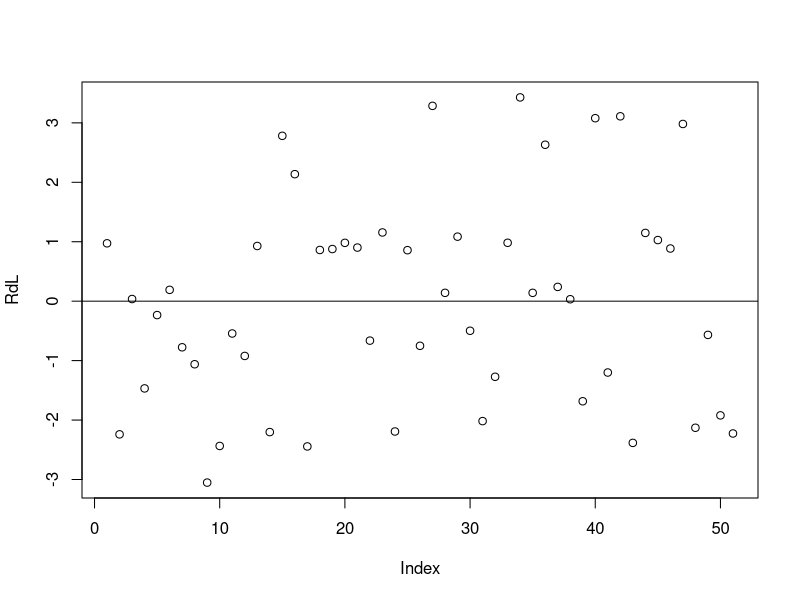
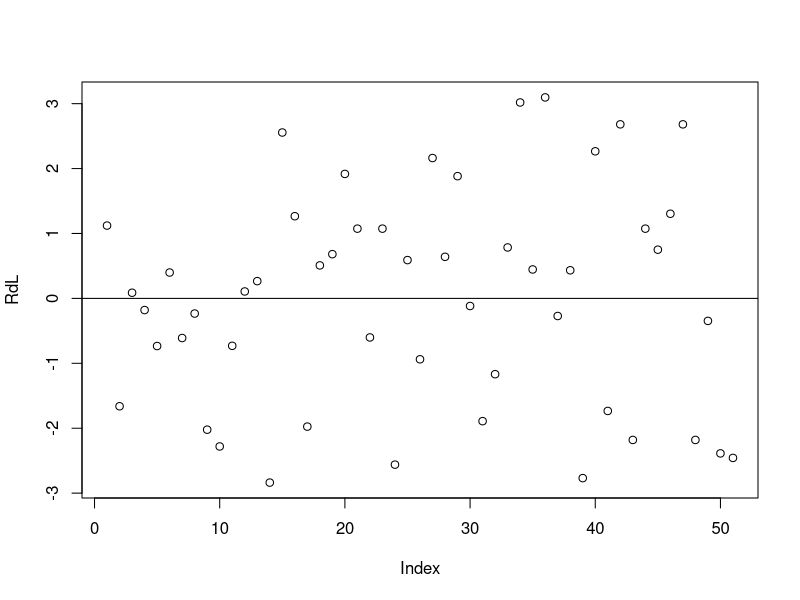
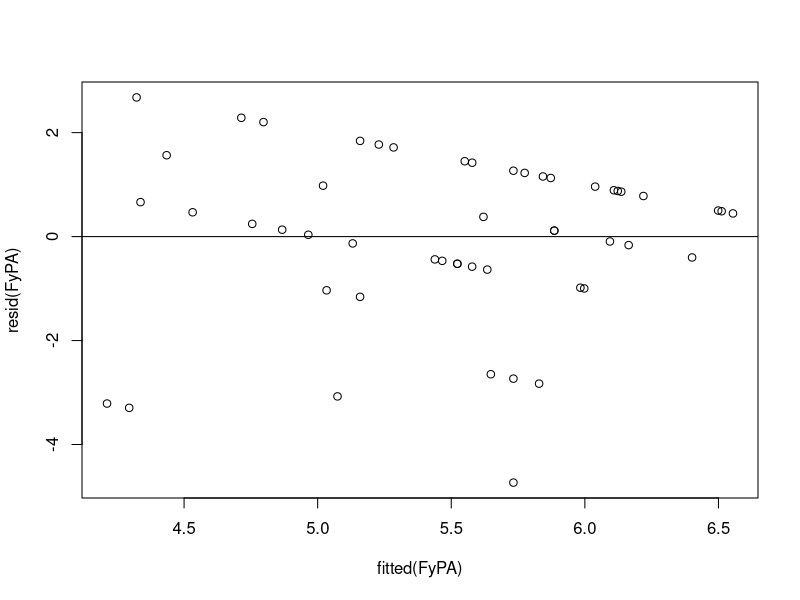
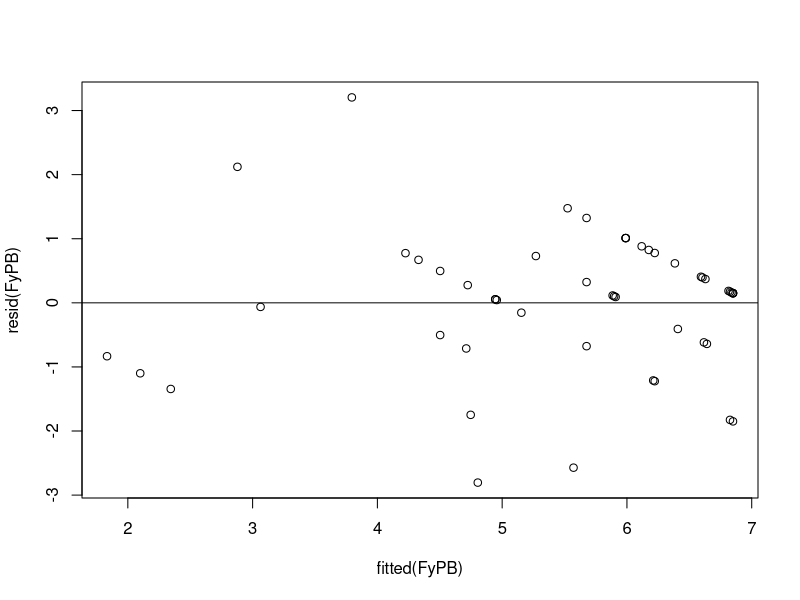

Write the R code that produced these figures, in order. (Note: this script raises an error after producing the figures.)
cat("\f") # clean the console
rm(list = ls()) # clean the environment

library(readxl)
library(tidyr)
library(dplyr)
library(caTools)

data <- read_excel("ProjectData.xlsx")

# Friendly to Other Cats

  # Friendly to Other Cats & negative traits
  FyCA <- lm(FriendC ~ Sus + Anx + Sol, data = data)
  summary(FyCA)

    RdL = resid(FyCA)
    plot(RdL)
    abline(0,0)

  # Friendly to Other Cats & positive traits
  FyCB <- lm(FriendC ~ Trust + SelfA + Affec, data = data)
  summary(FyCB)
  
    RdL = resid(FyCB)
    plot(RdL)
    abline(0,0)
    
# Friendly to People
  
  # Friendly to People & negative traits
  FyPA <- lm(FriendP ~ Sus + Anx + Sol, data = data)
  summary(FyPA)
  
    #produce residual vs. fitted plot
    plot(fitted(FyPA), resid(FyPA))
    abline(0,0)
  
  # Friendly to People & positive traits
  FyPB <- lm(FriendP ~ Trust + SelfA + Affec, data = data)
  summary(FyPB)

    #produce residual vs. fitted plot
    plot(fitted(FyPB), resid(FyPB))
    abline(0,0)
  
# Fearfull of Other Cats
  
  # Fearfull of Other Cats & negative traits
  FlCA <- lm(FearC ~ Sus + Anx + Sol, data = data)
  summary(FlCA)

  # Fearfull of Other Cats & positive traits
  FlCB <- lm(FearC ~ Trust + SelfA + Affec, data = data)
  summary(FlCB)

  
# Fearfull of People
  
  # Fearfull of People & negative traits
  FlPA <- lm(FearP ~ Sus + Anx + Sol, data = data)
  summary(FlPA)
  
  # Fearfull of People & positive traits
  FlPB <- lm(FearP ~ Trust + SelfA + Affec, data = data)
  summary(FlPB)
  
  
# Aggressive to Other Cats
  
  # Aggressive to Other Cats & negative traits
  AgCA <- lm(Agg2C ~ Sus + Anx + Sol, data = data)
  summary(AgCA)
  
  # Aggressive to Other Cats & positive traits
  AgCB <- lm(Agg2C ~ Sus + Anx + Sol, data = data)
  summary(AgCB)
  
  
# Aggressive to People
  
  # Aggressive to People & negative traits
  AgPA <- lm(Agg2P ~ Sus + Anx + Sol, data = data)
  summary(AgPB)
  
  # Aggressive to People & positive traits
  AgPB <- lm(Agg2P ~ Sus + Anx + Sol, data = data)
  summary(AgPB)
